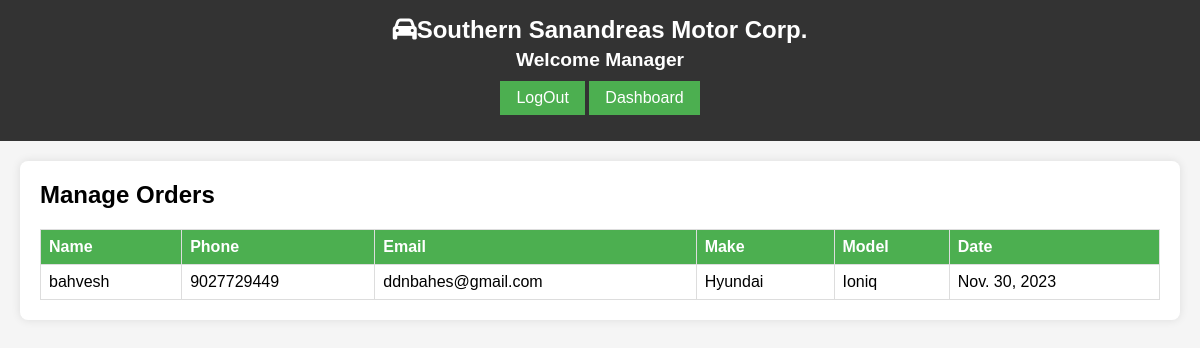
The page /manageorders on the database its author committed.
### carshowroom/models.py (models this page shows)
class BookingCar(models.Model):
    name=models.CharField(max_length=100)
    phone=models.IntegerField()
    email=models.CharField(max_length=50)
    date = models.DateField()
    make = models.CharField(max_length=100)
    model = models.CharField(max_length=100)

### carshowroom/views.py (the view)
# urls.py: path('manageorders', views.manageorders, name='manageorders'),
def manageorders(request):
    c = BookingCar.objects.all()
    dic={'c':c}
    return render(request,'manageorders.html', dic)

### template/manageorders.html (shortened to what this page needs)
{% load static %}
<!DOCTYPE html>
<html lang="en">
<head>
    <link rel="stylesheet" href="https://cdnjs.cloudflare.com/ajax/libs/font-awesome/6.4.0/css/all.min.css">
    <link rel="stylesheet" type="text/css" href="{% static 'manageorders.css' %}">
</head>
<body>
    <header>
        <h1><i class="fas fa-car"></i>Southern Sanandreas Motor Corp.</h1>
        <h2>Welcome Manager</h2>
        <a href="{% url 'logoutuser' %}" class="btn">LogOut</a>
        <a href="{% url 'admindashboard' %}" class="btn">Dashboard</a>
    </header>
    <main>
        <div class="content-container">
            <h2>Manage Orders</h2>
            <table>
                <thead>
                    <tr>
                        <th>Name</th>
                        <th>Phone</th>
                        <th>Email</th>
                        <th>Make</th>
                        <th>Model</th>
                        <th>Date</th>
                    </tr>
                </thead>
                <tbody>
                    {% for c in c %}
                        <tr>
                            <td>{{ c.name }}</td>
                            <td>{{ c.phone }}</td>
                            <td>{{ c.email }}</td>
                            <td>{{ c.make }}</td>
                            <td>{{ c.model }}</td>
                            <td>{{ c.date }}</td>
                        </tr>
                    {% endfor %}
                </tbody>
            </table>
        </div>
    </main>
</body>
</html>

### static/manageorders.css (style rules this page uses)
* { margin: 0; padding: 0; box-sizing: border-box; }
body { font-family: 'Arial', sans-serif; background-color: #f5f5f5; }
header { background-color: #333; color: #fff; padding: 1em; text-align: center; }
header h1 { font-size: 1.5em; }
header h2 { font-size: 1.2em; margin-top: 5px; }
.btn { background-color: #4CAF50; color: white; padding: 8px 16px; text-align: center; text-decoration: none; display: inline-block; font-size: 16px; margin: 10px 0; cursor: pointer; }
main { margin: 20px; }
.content-container { background-color: #fff; padding: 20px; border-radius: 8px; box-shadow: 0 0 10px rgba(0, 0, 0, 0.1); }
table { width: 100%; border-collapse: collapse; margin-top: 20px; }
th, td { border: 1px solid #ddd; padding: 8px; text-align: left; }
th { background-color: #4CAF50; color: white; }

### rows shown on the page
BookingCar: name "bahvesh", phone "9027729449", email "ddnbahes@gmail.com", make "Hyundai", model "Ioniq", date "Nov. 30, 2023"
